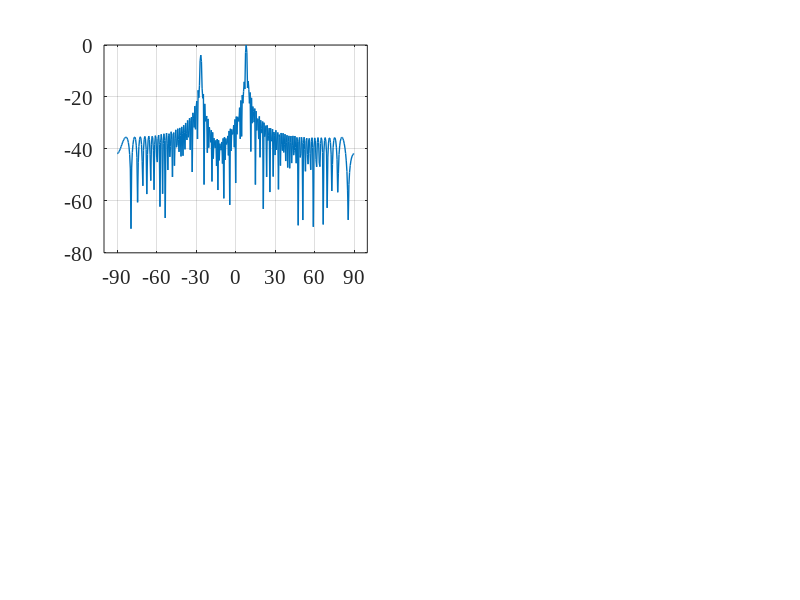

Recreate this plot in MATLAB. (Note: this script raises an error after producing the figure.)
close all   % close all windows
clear       % clear workspace
clc         % clear command window
f=300e6;    %carrier frequency (Hz)
n=100;       %number of array elements
l=0.04*3e8/f;    %wave length (m)
sa=361;     %sampling
d=l/2;
p=0:d:d*(n-1);
angle=[-90,90];
angle_m=[-26.5 8
        -56.5 0
        23 39
         0 26.5];
Rat=[sqrt(2901.3) sqrt(7098.7 ) 
    sqrt(3316.7 ) sqrt(6683.3) 
    sqrt(2227.7) sqrt(7772.3) 
    sqrt(2626.5) sqrt(7373.5)]'; %ratio
s_m=size(angle_m,2);
theta_list = linspace(angle(1, 1), angle(1, 2), 361);
steering_matrixe=exp(-1j*p'*2*pi/l*sin(theta_list*pi/180));
for i=1:4
    m_steering(:,:,i)=exp(-1j*p'*2*pi/l*sin(angle_m(i,:)*pi/180));
    R=[m_steering(:,:,i)] * [m_steering(:,:,i)]';
    RRR=det(R);
    R_inv = pinv(R);
    C=[m_steering(:,:,i)];
    w(:,i)=R_inv*C/(C'*R_inv*C)*Rat(:,i);
end

for it = 1:sa
      a = steering_matrixe(:, it);
      bp1(1, it) = abs(w(:,1)' * a);
      bp2(1, it) = abs(w(:,2)' * a);
      bp3(1, it) = abs(w(:,3)' * a);
      bp4(1, it) = abs(w(:,4)' * a);
end
  % Normalize.
bp1 = 20 * log10(bp1 / max(bp1));
bp2 = 20 * log10(bp2 / max(bp2));
bp3 = 20 * log10(bp3 / max(bp3));
bp4 = 20 * log10(bp4 / max(bp4));

for i = 1:s_m
    gain_m1(1,i) = abs(w(:,1)' * (m_steering(:,i,1)*m_steering(:,i,1)')* w(:,1)) / abs(w(:,1)'*w(:,1));
end

for i = 1:s_m
     gain_m2(1,i) = abs(w(:,2)' * (m_steering(:,i,2)*m_steering(:,i,2)')* w(:,2)) / abs(w(:,2)'*w(:,2));
end

for i = 1:s_m
     gain_m3(1,i) = abs(w(:,3)' * (m_steering(:,i,3)*m_steering(:,i,3)')* w(:,3)) / abs(w(:,3)'*w(:,3));
end

for i = 1:s_m
     gain_m4(1,i) = abs(w(:,4)' * (m_steering(:,i,4)*m_steering(:,i,4)')* w(:,4)) / abs(w(:,4)'*w(:,4));
end
gain=[gain_m1;gain_m2;gain_m3;gain_m4];

disp(gain)
%%%%%画图
figure('position',[150,100,1000,750])%确定图片的位置和大小，[x y width height]

subplot(2,2,1);
plot(theta_list,bp1,'LineWidth',1);
grid on;
hold on;
delta = (angle(1, 2) - angle(1, 1)) / 6;
set(gca, 'xlim',[angle(1,1)-10, angle(1, 2)+10],'FontSize',15,'FontName','Times New Roman');
set(gca, 'xtick',angle(1, 1):delta: angle(1, 2),'FontSize',15,'FontName','Times New Roman'); 
%%%坐标
    DB11=bp1(angle_m(1,1)/0.5+181);
    DB11=roundn(DB11,-2); 
    plot(angle_m(1,1),DB11,'r*')
    text(angle_m(1,1)-10,DB11+4,[num2str(DB11)],'FontSize',10,'FontName','Times New Roman')

    DB12=bp1(angle_m(1,2)/0.5+181);
    DB12=roundn(DB12,-2); 
    plot(angle_m(1,2),DB12,'r*')
    text(angle_m(1,2)-2,DB12+4,[num2str(DB12)],'FontSize',10,'FontName','Times New Roman')

xlabel({'\fontname{宋体}\fontsize{20}方位角 (°)','\fontname{Times New Roman}\fontsize{20}(a)'});
ylabel('\fontname{宋体}\fontsize{20} 波束图 (dB)');
set(gca, 'YLim', [-60,7],'FontSize',19,'FontName','Times New Roman');


subplot(2,2,2);
plot(theta_list,bp2,'LineWidth',1);
grid on;
hold on;
delta = (angle(1, 2) - angle(1, 1)) / 6;
set(gca, 'xlim',[angle(1,1)-10, angle(1, 2)+10],'FontSize',15,'FontName','Times New Roman');
set(gca, 'xtick',angle(1, 1):delta: angle(1, 2),'FontSize',15,'FontName','Times New Roman');  

    DB21=bp2(angle_m(2,1)/0.5+181);
    DB21=roundn(DB21,-2); 
    plot(angle_m(2,1),DB21,'r*')
    text(angle_m(2,1)-10,DB21+4,[num2str(DB21)],'FontSize',10,'FontName','Times New Roman')

    DB22=bp2(angle_m(2,2)/0.5+181);
    DB22=roundn(DB22,-2); 
    plot(angle_m(2,2),DB22,'r*')
    text(angle_m(2,2)-2,DB22+4,[num2str(DB22)],'FontSize',10,'FontName','Times New Roman')

xlabel({'\fontname{宋体}\fontsize{20}方位角 (°)','\fontname{Times New Roman}\fontsize{20}(b)'});
ylabel('\fontname{宋体}\fontsize{20} 波束图 (dB)');
set(gca, 'YLim', [-50,7],'FontSize',19,'FontName','Times New Roman');


subplot(2,2,3);
plot(theta_list,bp3,'LineWidth',1);
grid on;
hold on;
delta = (angle(1, 2) - angle(1, 1)) / 6;
set(gca, 'xlim',[angle(1,1)-10, angle(1, 2)+10],'FontSize',15,'FontName','Times New Roman');
set(gca, 'xtick',angle(1, 1):delta: angle(1, 2),'FontSize',15,'FontName','Times New Roman');    

    DB31=bp3(angle_m(3,1)/0.5+181);
    DB31=roundn(DB31,-2); 
    plot(angle_m(3,1),DB31,'r*')
    text(angle_m(3,1)-10,DB31+4,[num2str(DB31)],'FontSize',10,'FontName','Times New Roman')

    DB32=bp3(angle_m(3,2)/0.5+181);
    DB32=roundn(DB32,-2); 
    plot(angle_m(3,2),DB32,'r*')
    text(angle_m(3,2)-2,DB32+4,[num2str(DB32)],'FontSize',10,'FontName','Times New Roman')

xlabel({'\fontname{宋体}\fontsize{20}方位角 (°)','\fontname{Times New Roman}\fontsize{20}(c)'});
ylabel('\fontname{宋体}\fontsize{20} 波束图 (dB)');
set(gca, 'YLim', [-60,7],'FontSize',19,'FontName','Times New Roman');


subplot(2,2,4);
plot(theta_list,bp4,'LineWidth',1);
grid on;
hold on;
delta = (angle(1, 2) - angle(1, 1)) / 6;
set(gca, 'xlim',[angle(1,1)-10, angle(1, 2)+10],'FontSize',15,'FontName','Times New Roman');
set(gca, 'xtick',angle(1, 1):delta: angle(1, 2),'FontSize',15,'FontName','Times New Roman');   

    DB41=bp4(angle_m(4,1)/0.5+181);
    DB41=roundn(DB41,-2); 
    plot(angle_m(4,1),DB41,'r*')
    text(angle_m(4,1)-10,DB41+4,[num2str(DB41)],'FontSize',10,'FontName','Times New Roman')

    DB42=bp4(angle_m(4,2)/0.5+181);
    DB42=roundn(DB42,-2); 
    plot(angle_m(4,2),DB42,'r*')
    text(angle_m(4,2)-2,DB42+4,[num2str(DB42)],'FontSize',10,'FontName','Times New Roman')

xlabel({'\fontname{宋体}\fontsize{20}方位角 (°)','\fontname{Times New Roman}\fontsize{20}(d)'});
ylabel('\fontname{宋体}\fontsize{20} 波束图 (dB)');
set(gca, 'YLim', [-60,7],'FontSize',19,'FontName','Times New Roman');
% saveas(gcf,['422','.emf']);
%print('-depsc','fig12.eps');
